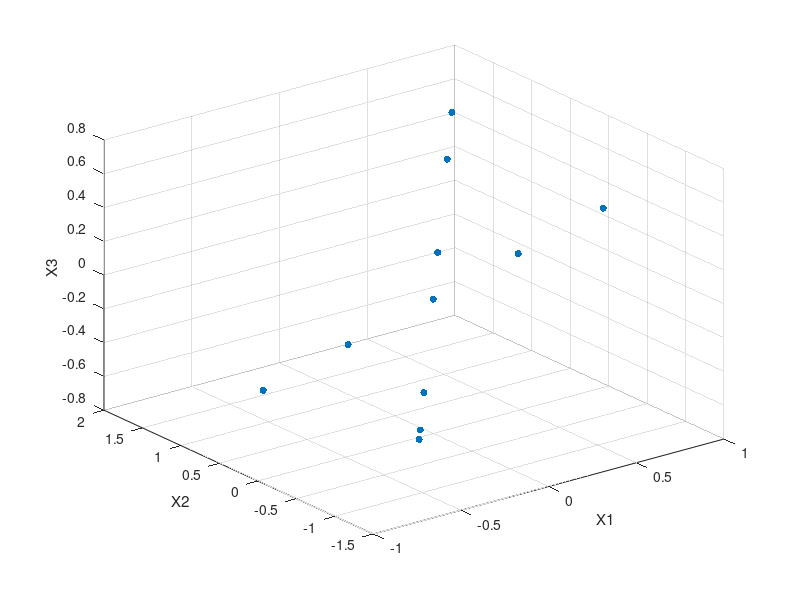

Write the MATLAB code that produced this figure. (Note: this script raises an error after producing the figure.)
clc, clear all  
datos = [1.716 -0.567 0.991; 
         1.76 -0.48 1.016;
         1.933 -0.134 1.116;
         2.366 0.732 1.366;
         2.582 1.165 1.491;
         3.015 2.031 1.741;
         3.232 2.464 1.866;
         1.616 1.232 0.933;
         1.991 0.982 1.15;
         2.741 0.482 1.582;
         3.116 0.232 1.799];
     
fprintf('Datos Originales\n');
fprintf(repmat('-',1,35),'\n');fprintf('\n');
fprintf('     X1         X2        X3   \n');
fprintf(repmat('-',1,35),'\n');fprintf('\n');
fmt = '   %7.4f   %7.4f   %7.4f   \n';
fprintf(fmt, [datos].' );
fprintf(repmat('-',1,35),'\n');fprintf('\n');fprintf('\n'); 

n = size(datos,1);

%MEDIAS DE DADOS
mns = mean(datos,1);
fprintf('Mediana \n');
fprintf(repmat('-',1,30),'\n');fprintf('\n');
fmt = '   %6.4f   %6.4f   %6.4f \n';
fprintf(fmt, [mns]);
fprintf(repmat('-',1,30),'\n');fprintf('\n');fprintf('\n');

%DATOS MENOS MEDIA
datos = datos - ones(size(datos, 1), size(mns, 1)) * mns;

%MATRICE DE COVARIANCE
cv = cov(datos);
fprintf('Matrice de covariance \n');
fprintf(repmat('-',1,30),'\n');fprintf('\n');
fmt = '   %6.4f   %6.4f   %6.4f \n';
fprintf(fmt, [cv].' );
fprintf(repmat('-',1,30),'\n');fprintf('\n');fprintf('\n');

[V,L] = eig(cv);
[L order] = sort(diag(L), 'descend');

V = V(:,order);
fprintf('Eigen Vectores Ordenados\n');
fprintf(repmat('-',1,35),'\n');fprintf('\n');
fprintf('     1CP      2CP       3CP   \n');
fprintf(repmat('-',1,35),'\n');fprintf('\n');
fmt = '   %7.4f   %7.4f   %7.4f   \n';
fprintf(fmt, [V].' );
fprintf(repmat('-',1,35),'\n');fprintf('\n');fprintf('\n');

fprintf('Eigen Values \n');
fprintf(repmat('-',1,30),'\n');fprintf('\n');
fmt = '   %6.4f   %6.4f   %6.4f \n';
fprintf(fmt, [L].' );
fprintf(repmat('-',1,30),'\n');fprintf('\n');fprintf('\n');

fprintf('Ecuacion para el primer compomemte principal \n');
fmt = 'Y1 = %6.4fX1 + %6.4fX2 + %6.4fX3 \n';
fprintf(fmt, [V(:,1)].' );fprintf('\n');

fprintf('Ecuacion para el segundo compomemte principal \n');
fmt = 'Y2 = %6.4fX1 + %6.4fX2 + %6.4fX3 \n';
fprintf(fmt, [V(:,2)].' );fprintf('\n');

fprintf('Ecuacion para el tercer compomemte principal \n');
fmt = 'Y3 = %6.4fX1 + %6.4fX2 + %6.4fX3 \n';
fprintf(fmt, [V(:,3)].' );fprintf('\n');

Xnew = datos*V;

fprintf('Datos proyectados\n');
fprintf(repmat('-',1,35),'\n');fprintf('\n');
fprintf('     X1CP      X2CP      X3CP   \n');
fprintf(repmat('-',1,35),'\n');fprintf('\n');
fmt = '   %7.4f   %7.4f   %7.4f   \n';
fprintf(fmt, [Xnew].' );
fprintf(repmat('-',1,35),'\n');fprintf('\n');fprintf('\n'); 


fmt = 'Produvto de punto X1*X2 = %7.4f\n';
fprintf(fmt, [datos(1,:)*datos(2,:)'] );
fmt = 'Produvto de punto X1*X3 = %7.4f\n';
fprintf(fmt, [datos(1,:)*datos(3,:)'] );
fmt = 'Produvto de punto X2*X3 = %7.4f\n';
fprintf(fmt, [datos(2,:)*datos(3,:)'] );

fprintf('\n');fprintf('\n');

fmt = 'Produvto de punto PC1*PC2 = %7.4f\n';
fprintf(fmt, [V(1,:)*V(2,:)'].' );
fmt = 'Produvto de punto PC1*PC3 = %7.4f\n';
fprintf(fmt, [V(1,:)*V(3,:)'].' );
fmt = 'Produvto de punto PC2*PC3 = %7.4f\n';
fprintf(fmt, [V(2,:)*V(3,:)'].' );

figure(2);
scatter3(datos(:,1),datos(:,2),datos(:,3),27,'filled')
xlabel('X1'); ylabel('X2'); zlabel('X3')
suptitle('Datos Originales');

figure(3);
scatter3(Xnew(:,1),Xnew(:,2),Xnew(:,3),27,'filled')
xlabel('PC1'); ylabel('PC2'); zlabel('PC3');
suptitle('Datos PCA');
